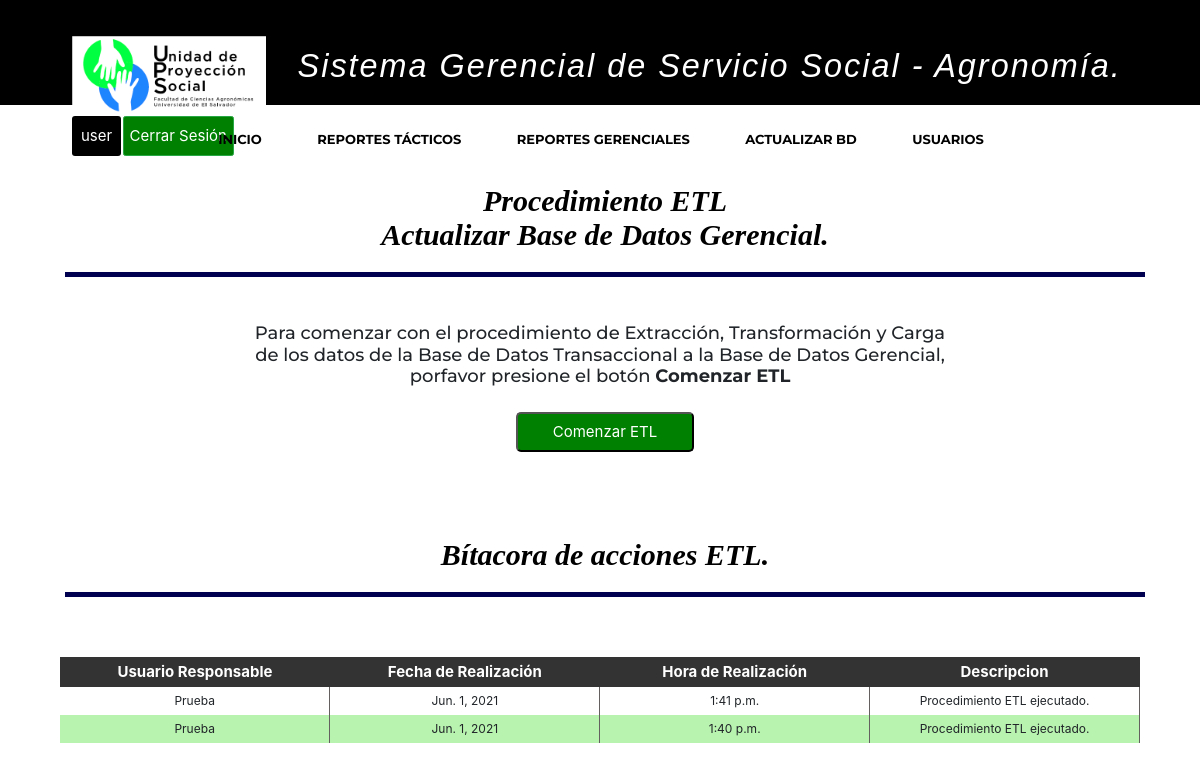
The page /sistemaGerencialAgro/procedimientoETL/ (signed in) on the database its author committed.
### apps/usuario/models.py (models this page shows, shortened)
class Usuario(AbstractBaseUser):
    username = models.CharField('Nombre de usuario',unique = True, max_length=100)
    email = models.EmailField('Correo Electrónico', max_length=254,unique = True)
    nombres = models.CharField('Nombres', max_length=200, blank = True, null = True)
    apellidos = models.CharField('Apellidos', max_length=200,blank = True, null = True)
    imagen = models.ImageField('Imagen de Perfil', upload_to='perfil/', max_length=200,blank = True,null = True)
    is_active = models.BooleanField(default = True)
    usuario_administrador = models.BooleanField(default = False)
    rol=models.CharField(max_length=3,null=False, blank=False,choices=roles,default='EST')
    objects = UsuarioManager()
    USERNAME_FIELD = 'username'
    REQUIRED_FIELDS = ['email','nombres', 'apellidos']

### apps/proyecto/models.py (models this page shows, shortened)
class Bitacora(models.Model):
    usuario = models.CharField(max_length=25, null=False, blank=False)
    fecha_modificacion = models.DateField(null=False)
    hora_modificacion = models.TimeField(null=False)
    descripcion = models.CharField(max_length=100, null=False, blank=False)

### apps/proyecto/views.py (the view)
# urls.py: path('sistemaGerencialAgro/procedimientoETL/', login_required(procedimientoETL), name='procedimientoETL'),
def procedimientoETL(request):
    bitacora = Bitacora.objects.order_by('-fecha_modificacion', '-hora_modificacion')
    context = {
        'bitacora': bitacora,
    }
    return render(
        request,
        'proyecto/procesoETL.html',
        context
    )

### templates/proyecto/procesoETL.html (shortened to what this page needs)
{% extends 'base/base.html' %}
{% block content %}
  <header>
    <div class="container">
        <h2 align="center" class="form-titulo" style ="margin-left: 5px;">Procedimiento ETL </br>Actualizar Base de Datos Gerencial.</h2>
    </div>
  </header>
<div class="container">
    {% if mensaje %}
        </br>
        <h3> <strong><i> {{ mensaje }} </i></strong> </h3>
    {% else %}
        <h4>Para comenzar con el procedimiento de Extracción, Transformaci&oacute;n y Carga</br> de los datos de la Base de Datos Transaccional a la Base de Datos Gerencial, </br> porfavor presione el bot&oacute;n <strong>Comenzar ETL</strong> </h4>
        <a><input class = "btn-buscar btn-busqueda"  type="button" data-toggle="modal" data-target="#modalETL" value="Comenzar ETL"></a>
    {% endif %}
    <h2 align="center" class="form-titulo" style ="margin-left: 5px;">B&iacute;tacora de acciones ETL.</h2>
    <div>
        <table>
            <thead>
        	   <tr>
                    <th>Usuario Responsable</th>
            		<th>Fecha de Realizaci&oacute;n</th>
                    <th>Hora de Realizaci&oacute;n</th>
                    <th>Descripcion</th>
        		</tr>
            </thead>
            {% if bitacora %}
            {% for bi in bitacora %}
        		<tr class="etiqueta-tr">
                    <td class="th-borde width-th-xx" style = "text-align:center;">{{ bi.usuario }}</td>
            		<td class="th-borde width-th-xx" style = "text-align:center;">{{ bi.fecha_modificacion }}</td>
                    <td class="th-borde width-th-xx" style = "text-align:center;">{{ bi.hora_modificacion }}</td>
            		<td class="th-borde width-th-xx" style = "text-align:center;">{{ bi.descripcion }}</td>
        		</tr>
            {% endfor %}
            {% endif %}
    	</table>
    </div>
{% endblock %}

### templates/base/base.html (shortened to what this page needs)
{% load static %}
<!DOCTYPE html>
<html>
<head>
 {% block head %}
	{% block static %}
	<link rel = "stylesheet" href = "{% static 'lib/bootstrap/css/bootstrap.min.css' %}">
	<link rel = "stylesheet" href = "{% static 'lib/animate/animate.min.css' %}">
	<link rel = "stylesheet" href = "{% static 'lib/ionicons/css/ionicons.min.css' %}">
	<link rel = "stylesheet" href = "{% static 'css/style.css' %}">
	<link rel = "stylesheet" href = "{% static 'css/bootstrap.min.css' %}">
	<link rel = "stylesheet" href = "{% static 'css/archivo.css' %}">
	<link rel = "stylesheet" href = "{% static 'css/estilos_sec_not.css' %}">
	<link rel = "stylesheet" type = "text/css" href = "{% static 'css/jquery-ui.css' %}"/>
	<link rel = "stylesheet" type = "text/css" href = "{% static 'css/jquery.dataTables.min.css' %}"/>
	{% endblock %}
{% endblock %}
</head>
<body>
  <header id="header">
    <div class="container-fluid navbar navbar-light" style="height:90px;">
      <div id="logo" class="pull-left">
        <a  href=" {% url 'sistemaGerencialAgro:index' %}"><img src="{% static 'img/logoUPSAgro.png' %} " class ="imglogo"></a>
        <h1>Sistema Gerencial de Servicio Social - Agronom&iacute;a.</h1>
      </div>
      <div id="logo" class="pull-rigth">
				<a href="{% url 'password_change' %}" style="text-decoration:none"><input type="button" href="{% url 'password_change' %}" class="btn-success btn" name="submit" value="{{ user.username }}" style="background:black; border:none"></a>
        <a href="{% url 'usuario:logout' %}" style="text-decoration:none"><input type="button" class="btn btn-success btn-sm" name="submit" value="Cerrar Sesi&oacute;n" style="background:green;"></a>
			</div>
    </div>
    <div class="bot">
      <ul class="nav-menu">
        <li class="list-group-item" onclick="window.location.href='{% url 'sistemaGerencialAgro:index' %}'"><a style="text-decoration:none" href="{% url 'sistemaGerencialAgro:index' %}">Inicio</a></li>
        <li class="list-group-item menu-has-children"><a style="text-decoration:none" href="#intro">Reportes T&aacute;cticos</a>
        </li>
        <li class="list-group-item menu-has-children"><a style="text-decoration:none" href="#intro">Reportes Gerenciales</a>
        </li>
        <li class="list-group-item" onclick="window.location.href='{% url 'sistemaGerencialAgro:procedimientoETL' %}'"><a style="text-decoration:none" href="{% url 'sistemaGerencialAgro:procedimientoETL' %}">Actualizar BD</a></li>
        <li class="list-group-item" onclick="window.location.href='{% url 'usuario:inicio_usuarios' %}'"><a style="text-decoration:none" href="{% url 'usuario:inicio_usuarios' %}">Usuarios</a></li>
      </ul>
    </div>
  </header>
  <section>
    <div class="container">
  		{% block content %}{%endblock%}
    </div>
  </section>
</body>
</html>

### static/css/style.css (style rules this page uses)
body { background: #fff; color: #666666; font-family: "Open Sans", sans-serif; }
a { color: #18d26e; transition: 0.5s; }
h1, h2, h3, h4, h5, h6 { font-family: "Montserrat", sans-serif; font-weight: 400; margin: 0 0 20px 0; padding: 0; }
#header { padding: 30px 0; height: 105px; position: fixed; left: 0; top: 0; right: 0; transition: all 0.5s; z-index: 57; background-color: black; display: block; }
#header #logo { float: left; }
#header #logo h1 { font-size: 2.7vw; margin: 30px; padding: 0; line-height: 1; font-family: "Perpetua", Helvetica, Arial; font-style: italic; font-weight: 50; letter-spacing: 2px; }
#header #logo img { padding: 0; margin: 0; }
.nav-menu, .nav-menu * { margin: 0; padding: 0; list-style: none; text-align: center; display: block; }
.nav-menu li { position: relative; white-space: nowrap; }
.nav-menu > li { float: center; }
.nav-menu a { padding: 0 8px 10px 8px; text-decoration: none; display: inline-block; color: black; font-family: "Montserrat", sans-serif; font-weight: 700; font-size: 13px; text-transform: uppercase; outline: none; }
.nav-menu > li { margin-left: 10px; }
@media (min-width: 1024px) { #header #logo { padding-left: 60px; } }

### static/css/archivo.css (style rules this page uses)
html { font-size: 12px; }
h1 { text-align: center; font: oblique bold 100% cursive; font-weight: bold; font-size: 30px; color: white; margin-left: 10px; }
section, .container { display: block; width: 100%; margin-left: auto; margin-right: auto; }
section { font-size: inherit; }
.bot { background-color: white; text-align: center; }
.btn { display: inline; background-color: green; color: white; horiz-align: right; font-size: 13px; text-align: center; white-space: nowrap; }
.list-group-item { display: inline-block; margin-left: 8px; margin-right: 8px; padding: 10px; background-color: transparent; border: none; font-size: 12px; color: black; }
h2 { text-align: center; font: oblique bold 100% cursive; color: black; padding-right: 150px; }
.imglogo { display: inline-block; width: auto; height: 80px; background-repeat: no-repeat; background-size: contain; }
header { display: block; width: 100%; font-size: 5px; }
header h1 { display: inline; }
table { width: 100%; }
table tbody td { text-align: center; }
thead { background-color: #333333; }
input { width: 180px; height: 20px; }
input[type="button"], input[type="submit"] { font-size: 15px; width: auto; height: 40px; white-space: nowrap; }
th, tr th { color: white; text-align: center; font-size: 15px; height: 30px; }

### static/css/estilos_sec_not.css (style rules this page uses)
.container { display: block; text-align: center; margin-left: auto; margin-right: auto; }
.form-titulo { background: white; color: black; padding: 20px; text-align: center; font-weight: 100px; font-size: 30px; border-bottom: 5px solid #000050; margin-top: 30px; width: 100%; }
.btn-buscar { text-align: center; background: green; color: white; margin: auto; padding: 0px 35px; border-radius: 5px ; }
.btn-busqueda { margin-left: 10px; }
.width-th-xx { width: 10%; padding: 5px; }
.th-borde { border-right:0.5px solid #646060; }
tr:nth-child(even) { background-color: #b8f3af; }

### rows shown on the page
Usuario: submit "user"
Bitacora: usuario "Prueba", fecha_modificacion "Jun. 1, 2021", hora_modificacion "1:41 p.m.", descripcion "Procedimiento ETL ejecutado."
Bitacora: usuario "Prueba", fecha_modificacion "Jun. 1, 2021", hora_modificacion "1:40 p.m.", descripcion "Procedimiento ETL ejecutado."
